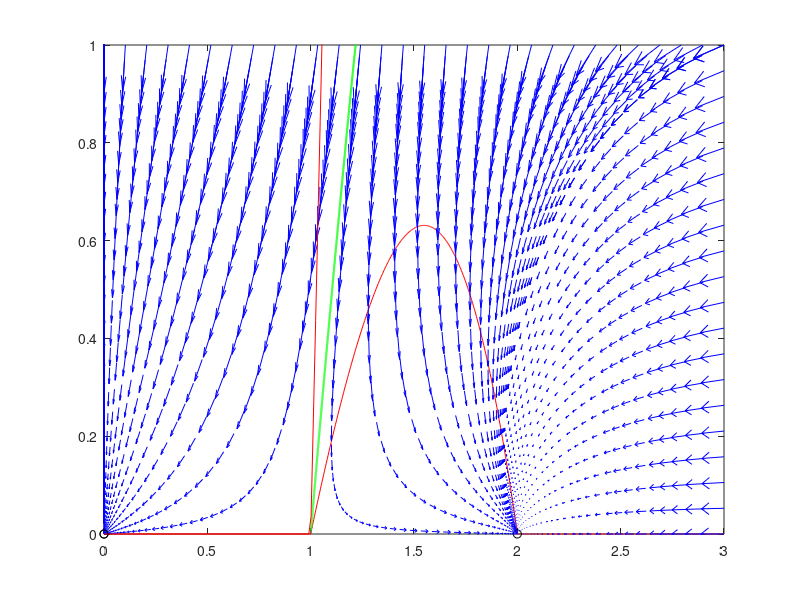

MATLAB code to generate this figure:
%% Область I
a = 2;
b = 2;

odefun = @(t, x) [x(1)*(x(1)-1)*(a-x(1)) - x(1)*x(2)/(x(1) + 1); x(2)*(-b+x(1)/(1+x(1)))];
f1 = @(x, y) x.*(x-1).*(a-x) - x.*y ./(x+1);
f2 = @(x, y) -b*y + x.*y ./(x+1);


x = linspace(0, 3, 1000);
izo = (x .^ 2 - 1) .* (a - x) .* (x > 1) .* (x < a);
plot(x, izo, 'r', 0, 0, 'o black', a, 0, 'o black');
hold on;

x0_sz = 30;
y0_sz = 1;
x0 = linspace(0, 3, x0_sz);
y0 = [1];
for i = 1:x0_sz
    for j = 1:y0_sz
        [~, sol] = ode45(odefun, [0 10], [x0(i); y0(j)]);
        quiver(sol(:, 1), sol(:, 2), f1(sol(:, 1), sol(:, 2)), f2(sol(:, 1), sol(:, 2)), 'b', 'MarkerSize',10);
        hold on;
    end
end

x0_sz = 1;
y0_sz = 20;
x0 = [3];
y0 = linspace(0, 1, y0_sz);
for i = 1:x0_sz
    for j = 1:y0_sz
        [~, sol] = ode45(odefun, [0 10], [x0(i); y0(j)]);
        quiver(sol(:, 1), sol(:, 2), f1(sol(:, 1), sol(:, 2)), f2(sol(:, 1), sol(:, 2)), 'b', 'MarkerSize',10);
        hold on;
    end
end

[~, sol] = ode45(odefun, 0:-0.001:-30, [1; 0.00001]);
plot(sol(:, 1), sol(:, 2), 'g', 'LineWidth', 1.5);

axis([0 3 0 1]);
%% Область II
a = 10;
b = 1/(1 + 3/(a+sqrt(a^2+3))) + 0.01;

odefun = @(t, x) [x(1)*(x(1)-1)*(a-x(1)) - x(1)*x(2)/(x(1) + 1); x(2)*(-b+x(1)/(1+x(1)))];
f1 = @(x, y) x.*(x-1).*(a-x) - x.*y ./(x+1);
f2 = @(x, y) -b*y + x.*y ./(x+1);

x_eq = b/(1-b);
y_eq = (x_eq^2 - 1)*(a-x_eq);

h = @(x) (x.^2 - 1).*(a-x);

x = linspace(0, a + 1, 1000);
izo = (x .^ 2 - 1) .* (a - x) .* (x > 1) .* (x < a);
plot(x, izo, 'r', b/(1-b) * ones(1, 100), linspace(0, 180, 100), 'r',  0, 0, 'o black');
hold on;

x0_sz = 10;
y0_sz = 10;
x0 = linspace(x_eq - 2, x_eq + 2, x0_sz);
y0 = linspace(y_eq - 3, y_eq + 3, y0_sz);
for i = 1:x0_sz
    for j = 1:y0_sz
        [~, sol] = ode45(odefun, [0 10], [x0(i); y0(j)]);
         quiver(sol(:, 1), sol(:, 2), f1(sol(:, 1), sol(:, 2)), f2(sol(:, 1), sol(:, 2)), 'b', 'LineWidth',0.1, 'MaxHeadSize', 0.03);
%        plot(sol(:, 1), sol(:, 2));
        hold on;
    end
 end
% 
%         [~, sol] = ode45(odefun, 0:0.001:200, [x_eq; 0.63]);
%         plot(sol(:, 1), sol(:, 2));
        
%         [~, sol] = ode45(odefun, -200:0.001:500, [2.01; 0.001]);
%         plot(sol(:, 1), sol(:, 2));

% [~, sol] = ode45(odefun, 0:-0.001:-300, [1.296; h(1.296)]);
% plot(sol(:, 1), sol(:, 2), 'g', 'LineWidth', 2);

% [~, sol] = ode45(odefun, 0:0.001:300, [2; 0.00001]);
% plot(sol(:, 1), sol(:, 2), 'g', 'LineWidth', 2.5);

